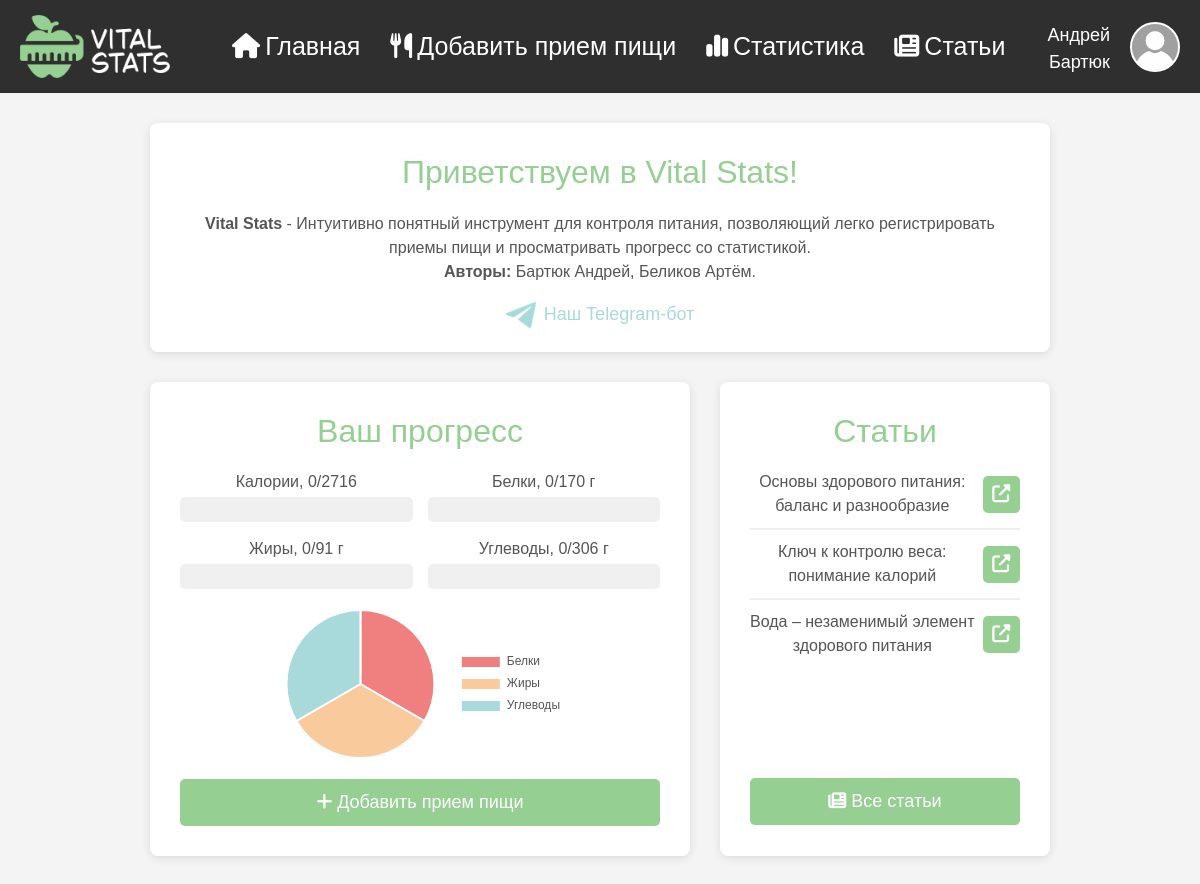
The app's page /index (signed in) with its own data.
### data/User.py (models this page shows, shortened)
class User(SqlAlchemyBase, UserMixin, SerializerMixin):
    __tablename__ = "user"
    id = sqlalchemy.Column(sqlalchemy.Integer, primary_key=True, autoincrement=True)
    email = sqlalchemy.Column(sqlalchemy.String, nullable=False, index=True, unique=True)
    surname = sqlalchemy.Column(sqlalchemy.String, nullable=False)
    name = sqlalchemy.Column(sqlalchemy.String, nullable=False)
    gender = sqlalchemy.Column(sqlalchemy.Integer, sqlalchemy.ForeignKey("gender.id"), nullable=False)
    goal = sqlalchemy.Column(sqlalchemy.Integer, sqlalchemy.ForeignKey("goal.id"), nullable=True, default=2)
    lifestyle = sqlalchemy.Column(sqlalchemy.Integer, sqlalchemy.ForeignKey("lifestyle.id"), nullable=True, default=3)
    age = sqlalchemy.Column(sqlalchemy.Integer, nullable=False)
    weight = sqlalchemy.Column(sqlalchemy.Integer, nullable=False)
    height = sqlalchemy.Column(sqlalchemy.Integer, nullable=False)
    is_admin = sqlalchemy.Column(sqlalchemy.Boolean, nullable=False, default=False)
    hashed_password = sqlalchemy.Column(sqlalchemy.String, nullable=True)
    gender_obj = sqlalchemy.orm.relationship("Gender")
    goal_obj = sqlalchemy.orm.relationship("Goal")
    lifestyle_obj = sqlalchemy.orm.relationship("Lifestyle")

### data/Article.py (models this page shows)
class Article(SqlAlchemyBase, SerializerMixin):
    __tablename__ = "article"
    id = sqlalchemy.Column(sqlalchemy.Integer, primary_key=True, autoincrement=True)
    title = sqlalchemy.Column(sqlalchemy.String, nullable=False)
    content = sqlalchemy.Column(sqlalchemy.String, nullable=False)
    accepted = sqlalchemy.Column(sqlalchemy.Boolean, nullable=False, default=True)
    user = sqlalchemy.Column(sqlalchemy.Integer, sqlalchemy.ForeignKey("user.id"), nullable=True)
    user_obj = sqlalchemy.orm.relationship("User")

### main.py (the view)
@app.route("/")
@app.route("/index")
def index():
    if not current_user.is_authenticated:
        return redirect("/login")
    db_sess = db_session.create_session()
    stat = db_sess.query(Statistics).filter(Statistics.user == current_user.id,
                                            Statistics.date == datetime.date.today()).first()
    if stat:
        values = (stat.calories, stat.proteins, stat.fats, stat.carbohydrates)
        progress = [round(value / norm * 100) for value, norm in zip(values, get_norms())]
        progress = [100 if x > 100 else x for x in progress]
        all_pfc = stat.proteins + stat.fats + stat.carbohydrates
        ratios = [str(round(x / all_pfc * 100)) for x in (stat.proteins, stat.fats, stat.carbohydrates)]
        pairs = [f"{value}/{norm}" for value, norm in zip(values, get_norms())]
    else:
        progress = [0] * 4
        ratios = ["33", "33", "33"]
        pairs = [f"0/{norm}" for norm in get_norms()]
    articles = db_sess.query(Article).all()
    return render_template("index.html", avatar_url=get_avatar_url(), progress=progress, ratios=ratios, pairs=pairs,
                           articles=articles)

### data/db_session.py (called while the page is built)
def create_session() -> Session:
    global __factory
    return __factory()

### main.py (called while the page is built)
@login_manager.user_loader
def load_user(user_id):
    db_sess = db_session.create_session()
    return db_sess.query(User).get(user_id)

def get_avatar_url():
    path = f"img/avatar/user_{current_user.id}.png"
    if os.path.exists("static/" + path):
        return url_for("static", filename=path)
    return url_for("static", filename="img/avatar/default.png")

def get_norms():
    bmr = (10 * current_user.weight + 6.25 * current_user.height - 5 * current_user.age +
           (5 if current_user.gender == 1 else -161))
    db_sess = db_session.create_session()
    bmr *= db_sess.query(Lifestyle).filter(Lifestyle.id == current_user.lifestyle).first().coefficient
    bmr += db_sess.query(Goal).filter(Goal.id == current_user.goal).first().addition
    bmr = round(bmr)
    proteins = round(bmr * 0.25 / 4)
    fats = round(bmr * 0.3 / 9)
    carbohydrates = round(bmr * 0.45 / 4)
    return bmr, proteins, fats, carbohydrates

### templates/index.html (shortened to what this page needs)
{% extends 'base.html' %}
{% block head %}
    <link rel="stylesheet" href="{{ url_for('static', filename='css/index_style.css') }}">
{% endblock %}
{% block content %}
    <div class="main-container">
        <div class="content-section">
            <div class="header-section">
                <h2>Приветствуем в Vital Stats!</h2>
                <p class="main-par">
                    <strong>Vital Stats</strong> - Интуитивно понятный инструмент для контроля питания, позволяющий легко регистрировать приемы пищи и просматривать прогресс со статистикой.
                    <br><a href="/authors" style="text-decoration: none; color: inherit;"><b>Авторы:</b></a> Бартюк Андрей, Беликов Артём.
                </p>
                <a href="https://t.me/your_telegram_channel" target="_blank" class="telegram-link">
                    <img src="{{ url_for('static', filename='img/telegram.png') }}" class="telegram-logo">
                    <div class="telegram-label">Наш Telegram-бот</div>
                </a>
            </div>
        </div>
        <div class="content-section">
            <div class="left-panel">
                <h2>Ваш прогресс</h2>
                <div class="progress-bars-grid">
                    <div class="progress-bar-container">
                        <label for="calories">Калории, {{ pairs[0] }}</label>
                        <div class="progress-bar">
                        </div>
                    </div>
                    <div class="progress-bar-container">
                        <label for="protein">Белки, {{ pairs[1] }} г</label>
                        <div class="progress-bar">
                        </div>
                    </div>
                    <div class="progress-bar-container">
                        <label for="fat">Жиры, {{ pairs[2] }} г</label>
                        <div class="progress-bar">
                        </div>
                    </div>
                    <div class="progress-bar-container">
                        <label for="carbs">Углеводы, {{ pairs[3] }} г</label>
                        <div class="progress-bar">
                        </div>
                    </div>
                </div>
                <div class="con-con">
                    <div class="chart-container">
                        <canvas id="bjuChart"></canvas>
                    </div>
                </div>
                <a href="/add_meal" class="btn btn-primary">
                    <i class="fa-solid fa-plus fa-btn"></i>Добавить прием пищи
                </a>
            </div>
            <div class="right-panel">
                <h2>Статьи</h2>
                <div style="overflow-x: hidden; overflow-y: scrollbar; width: 100%; height: 296px;">
                    {% for article in articles %}
                        <div class="article-preview">
                            <p class="main-par" style="text-align: center; margin: 0 8px 0 0; width: 100%;">{{ article.title }}</p>
                            <a href="/article/{{ article.id }}" class="btn btn-primary" style="width: 43px; margin: 0; padding: 5px;">
                                <i class="fa-solid fa-up-right-from-square"></i>
                            </a>
                        </div>
                    {% endfor %}
                </div>
                <a href="/article_list" class="btn btn-primary">
                    <i class="fa-solid fa-newspaper fa-btn"></i>Все статьи
                </a>
            </div>
        </div>
    </div>
    <script>
    document.addEventListener('DOMContentLoaded', function() {
        Chart.defaults.font.family = 'BubbleSans, sans-serif';
        const bjuChartCanvas = document.getElementById('bjuChart');
        if (bjuChartCanvas) {
            const bjuData = {
                labels: ['Белки', 'Жиры', 'Углеводы'],
                datasets: [{
                    data: [{{ ', '.join(ratios) }}],
                    backgroundColor: ['#f08080', '#f9cb9c', '#a8dadc'], // Цвета для сегментов
                    hoverOffset: 4
                }]
            };
            const bjuChart = new Chart(bjuChartCanvas, {
                type: 'pie',
                data: bjuData,
                options: {
                    responsive: true,
                    maintainAspectRatio: false,
                    plugins: {
                        legend: {
                            position: 'right', // Расположение легенды
                            labels: {
                                font: {
                                    size: 12,
                                    family: 'BubbleSans, sans-serif'
                                },
                                color: '#555'
                            }
                        },
                        tooltip: {
                            callbacks: {
                                label: function(context) {
                                    let label = context.label || '';
                                    if (context.parsed !== null) {
                                        label += ': ' + context.parsed + '%';
                                    }
                                    return label;
                                }
                            }
                        }
                    }
                }
            });
        }
    });
    </script>
{% endblock %}

### templates/base.html (shortened to what this page needs)
<!DOCTYPE html>
<html lang="ru">
<head>
    <link href="https://cdn.jsdelivr.net/npm/bootstrap@5.3.3/dist/css/bootstrap.min.css" rel="stylesheet">
    <link rel="stylesheet" href="https://cdnjs.cloudflare.com/ajax/libs/font-awesome/6.5.1/css/all.min.css" />
    <link rel="stylesheet" href="{{ url_for('static', filename='css/base_style.css') }}">
    {% block head %}{% endblock %}
</head>
<body>
    <nav class="navbar">
        <div class="navbar-left">
            <div class="navbar-logo">
                <a href="/"><img class="nav-logo" src="{{ url_for('static', filename='img/logo_light.png') }}"></a>
            </div>
        </div>
        <ul class="my-navbar-nav">
            <li><a href="/"><i class="fa-solid fa-house fa-btn"></i>Главная</a></li>
            <li><a href="/add_meal"><i class="fa-solid fa-utensils fa-btn"></i>Добавить прием пищи</a></li>
            <li><a href="/statistics"><i class="fa-solid fa-chart-simple fa-btn"></i>Статистика</a></li>
            <li><a href="/article_list"><i class="fa-solid fa-newspaper fa-btn"></i>Статьи</a></li>
        </ul>
        <div class="navbar-right">
            <a href="/profile" class="user-link">
                <div class="user-info">
                    {{ current_user.name }}<br>{{ current_user.surname }}
                </div>
                <div class="account-avatar">
                    <img src="{{ avatar_url }}" alt="VwV">
                </div>
            </a>
        </div>
    </nav>
    <div class="content">
        {% block content %}
        {% endblock %}
    </div>
</body>
</html>

### static/css/base_style.css (style rules this page uses)
* { outline: 1px solid transparent !important; }
body { font-family: 'BubbleSans', sans-serif; margin: 0; background-color: #f4f4f4; color: #000; }
.main-container { padding: 10px; display: flex; flex-direction: column; align-items: center; }
.content-section { display: flex; gap: 30px; }
.navbar { background-color: #2f2f2f; color: #000; padding: 15px 20px; display: flex; justify-content: space-between; align-items: center; }
.navbar-left { display: flex; align-items: center; }
.navbar-logo { font-size: 1.5em; font-weight: bold; margin-right: 20px; transition: filter 0.3s ease; }
.my-navbar-nav { display: flex; list-style: none; padding: 0; margin: 0; }
.my-navbar-nav li { margin: 0 15px; }
.my-navbar-nav a { font-size: 25px; color: #ffffff; text-decoration: none; transition: color 0.3s ease; }
.navbar-right { display: flex; align-items: center; }
.content { padding: 20px; }
.nav-logo { max-width: 150px; height: auto; }
.user-link { display: flex; align-items: center; text-decoration: none; color: inherit; }
.user-info { color: #ffffff; margin-right: 5px; margin-top: 5px; font-size: 18px; text-align: right; transition: color 0.3s ease; }
.account-avatar { width: 50px; height: 50px; border-radius: 50%; background-color: #ddd; overflow: hidden; margin-left: 15px; border: 2px solid #ffffff; transition: border 0.3s ease; }
.account-avatar img { display: block; width: 100%; height: 100%; object-fit: cover; }
.btn-primary { background-color: #95cf92; color: white; border: none; padding: 10px 10px; border-radius: 5px; font-size: 18px; transition: background-color 0.3s ease, transform 0.3s ease; margin-top: 12px; width: 100%; }
.main-par { color: #555; font-size: 16px; }
h2 { color: #95cf92; text-align: center; margin-bottom: 20px; }
label { text-align: center; display: block; margin-bottom: 3px; color: #555; }
.fa-btn { margin-right: 5px; }

### static/css/index_style.css (style rules this page uses)
.main-container { padding: 10px; display: flex; flex-direction: column; align-items: center; }
.header-section { flex: 1; text-align: center; margin-bottom: 30px; padding: 30px; padding-bottom: 15px; border-radius: 8px; background-color: #fff; box-shadow: 0 2px 10px rgba(0, 0, 0, 0.1); }
.content-section { display: flex; width: 90%; max-width: 900px; gap: 30px; }
.left-panel { width: 60%; padding: 30px; border-radius: 8px; background-color: #fff; box-shadow: 0 2px 10px rgba(0, 0, 0, 0.1); }
.progress-bars-grid { display: flex; flex-wrap: wrap; gap: 15px; margin-bottom: 20px; }
.progress-bar-container { width: calc(50% - 7.5px); margin-bottom: 0; text-align: center; }
.progress-bar-container label { display: block; margin-bottom: 3px; color: #555; }
.progress-bar { background-color: #f0f0f0; border-radius: 5px; overflow: hidden; height: 25px; }
.right-panel { flex: 1; padding: 30px; border-radius: 8px; background-color: #fff; box-shadow: 0 2px 10px rgba(0, 0, 0, 0.1); }
.article-preview { display: flex; flex-orientation: row; justify-content: center; align-items: center; margin-bottom: 10px; padding-bottom: 10px; border-bottom: 2px solid #eee; }
.article-preview:last-child { border-bottom: none; }
.telegram-link { display: inline-flex; align-items: center; text-decoration: none; color: #a8dadc; gap: 8px; transition: filter 0.3s ease; }
.telegram-logo { width: 30px; height: auto; }
.telegram-label { font-size: 18px; color: #a8dadc; }
.chart-container { width: 300px; height: 150px; }
.con-con { display: flex; justify-content: center; align-items: center; width: 100%; margin-bottom: 8px; }
#bjuChart { max-width: 100%; max-height: 100%; }

### records on screen
User: name "Андрей", surname "Бартюк"
Article: title "Основы здорового питания: баланс и разнообразие"
Article: title "Ключ к контролю веса: понимание калорий"
Article: title "Вода – незаменимый элемент здорового питания"

### other values on screen
{{ pairs[0] }} "0/2716"
{{ pairs[1] }} "0/170"
{{ pairs[2] }} "0/91"
{{ pairs[3] }} "0/306"
chart data {{ ', '.join(ratios) }} 33, 33, 33
